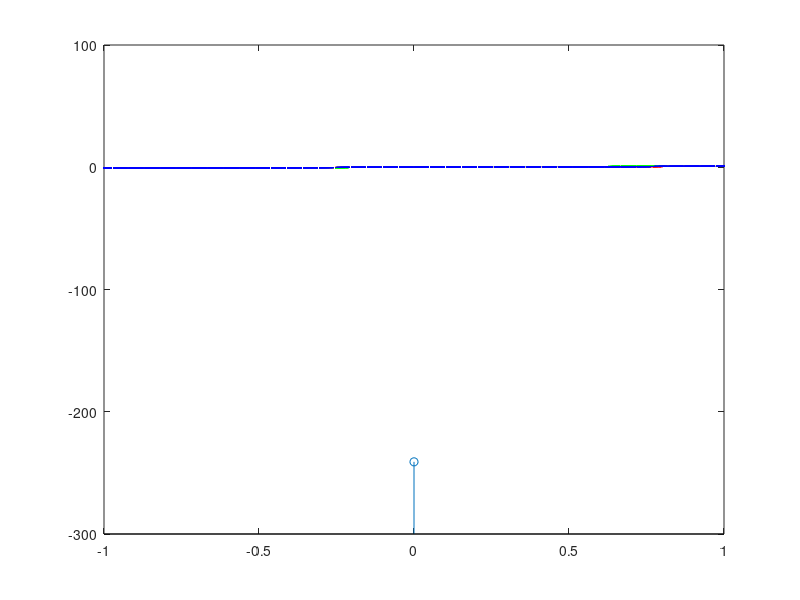

Write the MATLAB code that produced this figure.
load coefficients.mat
load ideal_carrier_dpd_data.mat

%t = 0:0.125:0.875;
%fsig = 1;
% x = sin(2*pi*fsig*t);
% plot(t,y,'o');

% n = [0; 0.8; 0; -0.0581];
n = [0; 1.25; 0; 0.11347656];
n_new = [0; 1; 0; 0.072625];

%% check 1
xin = x.';
X = [xin.^0, xin.^1, xin.^2, xin.^3];
xc = X*n;
Z = [xc.^0, xc.^1, xc.^2, xc.^3];
ys = Z*c; % output with pdp and k1 is 1

Z1 = [xin.^0, xin.^1, xin.^2, xin.^3];
yn = Z1*c; % Output without pdp

xc_new = X*n_new;
Z_new = [xc_new.^0, xc_new.^1, xc_new.^2, xc_new.^3]
ys_new = Z_new*c; % output with pdp and k1 is 0.8


figure(1);
plot(x, ys, '-.g');
xlim([-1 1]);
hold on

plot(x, yn, '-.r');

hold on

plot(x, ys_new, '-.b');


%% check 2
Y = fft(ys_new);
fmax = 1/0.125;
Ts = t(2);
fs = 1/Ts;
Ttotal = 1/2 * length(t) * Ts;
deltaF = 1/Ttotal;

fvec = - fs : deltaF : fs - deltaF;

stem(fvec, fftshift(20*log10(abs(Y))), 'BaseValue', -300);
hold on